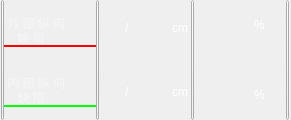
              <widget class="QWidget" name="widget_4" native="true">
               <property name="sizePolicy">
                <sizepolicy hsizetype="Fixed" vsizetype="Expanding">
                 <horstretch>0</horstretch>
                 <verstretch>0</verstretch>
                </sizepolicy>
               </property>
               <property name="minimumSize">
                <size>
                 <width>291</width>
                 <height>100</height>
                </size>
               </property>
               <property name="maximumSize">
                <size>
                 <width>291</width>
                 <height>187</height>
                </size>
               </property>
               <property name="styleSheet">
                <string notr="true"/>
               </property>
               <layout class="QGridLayout" name="gridLayout_17">
                <property name="margin">
                 <number>0</number>
                </property>
                <property name="spacing">
                 <number>0</number>
                </property>
                <item row="0" column="0">
                 <layout class="QGridLayout" name="gridLayout_16">
                  <property name="spacing">
                   <number>0</number>
                  </property>
                  <item row="0" column="0">
                   <widget class="QPushButton" name="pushButton_39">
                    <property name="minimumSize">
                     <size>
                      <width>3</width>
                      <height>120</height>
                     </size>
                    </property>
                    <property name="maximumSize">
                     <size>
                      <width>3</width>
                      <height>184</height>
                     </size>
                    </property>
                    <property name="text">
                     <string/>
                    </property>
                   </widget>
                  </item>
                  <item row="0" column="1">
                   <layout class="QVBoxLayout" name="verticalLayout_37">
                    <property name="spacing">
                     <number>0</number>
                    </property>
                    <item>
                     <spacer name="verticalSpacer_14">
                      <property name="orientation">
                       <enum>Qt::Vertical</enum>
                      </property>
                      <property name="sizeType">
                       <enum>QSizePolicy::Fixed</enum>
                      </property>
                      <property name="sizeHint" stdset="0">
                       <size>
                        <width>20</width>
                        <height>15</height>
                       </size>
                      </property>
                     </spacer>
                    </item>
                    <item>
                     <widget class="QLabel" name="label_9">
                      <property name="minimumSize">
                       <size>
                        <width>92</width>
                        <height>15</height>
                       </size>
                      </property>
                      <property name="maximumSize">
                       <size>
                        <width>92</width>
                        <height>15</height>
                       </size>
                      </property>
                      <property name="styleSheet">
                       <string notr="true">font: 75 10pt &quot;新宋体&quot;;
color: rgb(244, 244, 244);</string>
                      </property>
                      <property name="text">
                       <string> 外 部 纵 向</string>
                      </property>
                     </widget>
                    </item>
                    <item>
                     <widget class="QLabel" name="label_10">
                      <property name="minimumSize">
                       <size>
                        <width>92</width>
                        <height>15</height>
                       </size>
                      </property>
                      <property name="maximumSize">
                       <size>
                        <width>92</width>
                        <height>15</height>
                       </size>
                      </property>
                      <property name="styleSheet">
                       <string notr="true">font: 75 10pt &quot;新宋体&quot;;
color: rgb(244, 244, 244);</string>
                      </property>
                      <property name="text">
                       <string>    缺 陷</string>
                      </property>
                     </widget>
                    </item>
                    <item>
                     <widget class="QLabel" name="label_11">
                      <property name="minimumSize">
                       <size>
                        <width>92</width>
                        <height>2</height>
                       </size>
                      </property>
                      <property name="maximumSize">
                       <size>
                        <width>92</width>
                        <height>2</height>
                       </size>
                      </property>
                      <property name="styleSheet">
                       <string notr="true">background-color: rgb(255, 0, 0);</string>
                      </property>
                      <property name="text">
                       <string/>
                      </property>
                     </widget>
                    </item>
                    <item>
                     <spacer name="verticalSpacer_5">
                      <property name="orientation">
                       <enum>Qt::Vertical</enum>
                      </property>
                      <property name="sizeHint" stdset="0">
                       <size>
                        <width>20</width>
                        <height>20</height>
                       </size>
                      </property>
                     </spacer>
                    </item>
                    <item>
                     <widget class="QLabel" name="label_17">
                      <property name="minimumSize">
                       <size>
                        <width>92</width>
                        <height>15</height>
                       </size>
                      </property>
                      <property name="maximumSize">
                       <size>
                        <width>92</width>
                        <height>15</height>
                       </size>
                      </property>
                      <property name="styleSheet">
                       <string notr="true">font: 75 10pt &quot;新宋体&quot;;
color: rgb(244, 244, 244);</string>
                      </property>
                      <property name="text">
                       <string> 内 部 纵 向</string>
                      </property>
                     </widget>
                    </item>
                    <item>
                     <widget class="QLabel" name="label_16">
                      <property name="minimumSize">
                       <size>
                        <width>92</width>
                        <height>15</height>
                       </size>
                      </property>
                      <property name="maximumSize">
                       <size>
                        <width>92</width>
                        <height>15</height>
                       </size>
                      </property>
                      <property name="styleSheet">
                       <string notr="true">font: 75 10pt &quot;新宋体&quot;;
color: rgb(244, 244, 244);</string>
                      </property>
                      <property name="text">
                       <string>    缺 陷</string>
                      </property>
                     </widget>
                    </item>
                    <item>
                     <widget class="QLabel" name="label_15">
                      <property name="minimumSize">
                       <size>
                        <width>92</width>
                        <height>2</height>
                       </size>
                      </property>
                      <property name="maximumSize">
                       <size>
                        <width>92</width>
                        <height>2</height>
                       </size>
                      </property>
                      <property name="styleSheet">
                       <string notr="true">background-color: rgb(0, 255, 0);</string>
                      </property>
                      <property name="text">
                       <string/>
                      </property>
                     </widget>
                    </item>
                    <item>
                     <spacer name="verticalSpacer_32">
                      <property name="orientation">
                       <enum>Qt::Vertical</enum>
                      </property>
                      <property name="sizeType">
                       <enum>QSizePolicy::Fixed</enum>
                      </property>
                      <property name="sizeHint" stdset="0">
                       <size>
                        <width>20</width>
                        <height>13</height>
                       </size>
                      </property>
                     </spacer>
                    </item>
                   </layout>
                  </item>
                  <item row="0" column="2">
                   <widget class="QPushButton" name="pushButton_53">
                    <property name="minimumSize">
                     <size>
                      <width>3</width>
                      <height>120</height>
                     </size>
                    </property>
                    <property name="maximumSize">
                     <size>
                      <width>3</width>
                      <height>184</height>
                     </size>
                    </property>
                    <property name="text">
                     <string/>
                    </property>
                   </widget>
                  </item>
                  <item row="0" column="3">
                   <layout class="QVBoxLayout" name="verticalLayout_24">
                    <property name="spacing">
                     <number>0</number>
                    </property>
                    <item>
                     <spacer name="verticalSpacer_34">
                      <property name="orientation">
                       <enum>Qt::Vertical</enum>
                      </property>
                      <property name="sizeType">
                       <enum>QSizePolicy::Fixed</enum>
                      </property>
                      <property name="sizeHint" stdset="0">
                       <size>
                        <width>17</width>
                        <height>15</height>
                       </size>
                      </property>
                     </spacer>
                    </item>
                    <item>
                     <layout class="QHBoxLayout" name="horizontalLayout_2">
                      <property name="spacing">
                       <number>0</number>
                      </property>
                      <item>
                       <widget class="QLabel" name="labelOutVFeatureNum">
                        <property name="minimumSize">
                         <size>
                          <width>26</width>
                          <height>20</height>
                         </size>
                        </property>
                        <property name="maximumSize">
                         <size>
                          <width>26</width>
                          <height>20</height>
                         </size>
                        </property>
                        <property name="styleSheet">
                         <string notr="true">font: 13pt &quot;宋体&quot;;
color: rgb(255, 255, 255);</string>
                        </property>
                        <property name="text">
                         <string/>
                        </property>
                        <property name="alignment">
                         <set>Qt::AlignRight|Qt::AlignTrailing|Qt::AlignVCenter</set>
                        </property>
                       </widget>
                      </item>
                      <item>
                       <widget class="QLabel" name="label_50">
                        <property name="minimumSize">
                         <size>
                          <width>10</width>
                          <height>20</height>
                         </size>
                        </property>
                        <property name="maximumSize">
                         <size>
                          <width>10</width>
                          <height>20</height>
                         </size>
                        </property>
                        <property name="styleSheet">
                         <string notr="true">font: 20pt &quot;宋体&quot;;
color: rgb(255, 255, 255);</string>
                        </property>
                        <property name="text">
                         <string>/</string>
                        </property>
                       </widget>
                      </item>
                      <item>
                       <widget class="QLabel" name="labelOutVFeatureSize">
                        <property name="sizePolicy">
                         <sizepolicy hsizetype="Preferred" vsizetype="Fixed">
                          <horstretch>0</horstretch>
                          <verstretch>0</verstretch>
                         </sizepolicy>
                        </property>
                        <property name="minimumSize">
                         <size>
                          <width>37</width>
                          <height>26</height>
                         </size>
                        </property>
                        <property name="maximumSize">
                         <size>
                          <width>37</width>
                          <height>26</height>
                         </size>
                        </property>
                        <property name="layoutDirection">
                         <enum>Qt::RightToLeft</enum>
                        </property>
                        <property name="styleSheet">
                         <string notr="true">font: 13pt &quot;宋体&quot;;
color: rgb(255, 255, 255);</string>
                        </property>
                        <property name="text">
                         <string/>
                        </property>
                        <property name="alignment">
                         <set>Qt::AlignRight|Qt::AlignTrailing|Qt::AlignVCenter</set>
                        </property>
                       </widget>
                      </item>
                      <item>
                       <widget class="QLabel" name="label_54">
                        <property name="minimumSize">
                         <size>
                          <width>19</width>
                          <height>20</height>
                         </size>
                        </property>
                        <property name="maximumSize">
                         <size>
                          <width>19</width>
                          <height>20</height>
                         </size>
                        </property>
                        <property name="styleSheet">
                         <string notr="true">font: 15pt &quot;宋体&quot;;
color: rgb(255, 255, 255);</string>
                        </property>
                        <property name="text">
                         <string>cm</string>
                        </property>
                       </widget>
                      </item>
                     </layout>
                    </item>
                    <item>
                     <spacer name="verticalSpacer_4">
                      <property name="orientation">
                       <enum>Qt::Vertical</enum>
                      </property>
                      <property name="sizeHint" stdset="0">
                       <size>
                        <width>20</width>
                        <height>13</height>
                       </size>
                      </property>
                     </spacer>
                    </item>
                    <item>
                     <layout class="QHBoxLayout" name="horizontalLayout_11">
                      <property name="spacing">
                       <number>0</number>
                      </property>
                      <item>
                       <widget class="QLabel" name="labelInVFeatureNum">
                        <property name="minimumSize">
                         <size>
                          <width>26</width>
                          <height>20</height>
                         </size>
                        </property>
                        <property name="maximumSize">
                         <size>
                          <width>26</width>
                          <height>20</height>
                         </size>
                        </property>
                        <property name="styleSheet">
                         <string notr="true">font: 13pt &quot;宋体&quot;;
color: rgb(255, 255, 255);</string>
                        </property>
                        <property name="text">
                         <string/>
                        </property>
                        <property name="alignment">
                         <set>Qt::AlignRight|Qt::AlignTrailing|Qt::AlignVCenter</set>
                        </property>
                       </widget>
                      </item>
                      <item>
                       <widget class="QLabel" name="label_58">
                        <property name="minimumSize">
                         <size>
                          <width>10</width>
                          <height>20</height>
                         </size>
                        </property>
                        <property name="maximumSize">
                         <size>
                          <width>10</width>
                          <height>20</height>
                         </size>
                        </property>
                        <property name="styleSheet">
                         <string notr="true">font: 20pt &quot;宋体&quot;;
color: rgb(255, 255, 255);</string>
                        </property>
                        <property name="text">
                         <string>/</string>
                        </property>
                       </widget>
                      </item>
                      <item>
                       <widget class="QLabel" name="labelInVFeatureSize">
                        <property name="sizePolicy">
                         <sizepolicy hsizetype="Preferred" vsizetype="Fixed">
                          <horstretch>0</horstretch>
                          <verstretch>0</verstretch>
                         </sizepolicy>
                        </property>
                        <property name="minimumSize">
                         <size>
                          <width>37</width>
                          <height>26</height>
                         </size>
                        </property>
                        <property name="maximumSize">
                         <size>
                          <width>37</width>
                          <height>26</height>
                         </size>
                        </property>
                        <property name="layoutDirection">
                         <enum>Qt::RightToLeft</enum>
                        </property>
                        <property name="styleSheet">
                         <string notr="true">font: 13pt &quot;宋体&quot;;
color: rgb(255, 255, 255);</string>
                        </property>
                        <property name="text">
                         <string/>
                        </property>
                        <property name="alignment">
                         <set>Qt::AlignRight|Qt::AlignTrailing|Qt::AlignVCenter</set>
                        </property>
                       </widget>
                      </item>
                      <item>
                       <widget class="QLabel" name="label_60">
                        <property name="minimumSize">
                         <size>
                          <width>19</width>
                          <height>20</height>
                         </size>
                        </property>
                        <property name="maximumSize">
                         <size>
                          <width>19</width>
                          <height>20</height>
                         </size>
                        </property>
                        <property name="styleSheet">
                         <string notr="true">font: 15pt &quot;宋体&quot;;
color: rgb(255, 255, 255);</string>
                        </property>
                        <property name="text">
                         <string>cm</string>
                        </property>
                       </widget>
                      </item>
                     </layout>
                    </item>
                    <item>
                     <spacer name="verticalSpacer_35">
                      <property name="orientation">
                       <enum>Qt::Vertical</enum>
                      </property>
                      <property name="sizeType">
                       <enum>QSizePolicy::Fixed</enum>
                      </property>
                      <property name="sizeHint" stdset="0">
                       <size>
                        <width>17</width>
                        <height>15</height>
                       </size>
                      </property>
                     </spacer>
                    </item>
                   </layout>
                  </item>
                  <item row="0" column="4">
                   <widget class="QPushButton" name="pushButton_41">
                    <property name="minimumSize">
                     <size>
                      <width>3</width>
                      <height>120</height>
                     </size>
                    </property>
                    <property name="maximumSize">
                     <size>
                      <width>3</width>
                      <height>184</height>
                     </size>
                    </property>
                    <property name="text">
                     <string/>
                    </property>
                   </widget>
                  </item>
                  <item row="0" column="5">
                   <layout class="QVBoxLayout" name="verticalLayout_35">
                    <property name="spacing">
                     <number>0</number>
                    </property>
                    <item>
                     <spacer name="verticalSpacer_31">
                      <property name="orientation">
                       <enum>Qt::Vertical</enum>
                      </property>
                      <property name="sizeType">
                       <enum>QSizePolicy::Fixed</enum>
                      </property>
                      <property name="sizeHint" stdset="0">
                       <size>
                        <width>20</width>
                        <height>15</height>
                       </size>
                      </property>
                     </spacer>
                    </item>
                    <item>
                     <layout class="QHBoxLayout" name="horizontalLayout_17">
                      <property name="spacing">
                       <number>0</number>
                      </property>
                      <item>
                       <widget class="QLabel" name="labelOutVFeatureMax">
                        <property name="minimumSize">
                         <size>
                          <width>60</width>
                          <height>20</height>
                         </size>
                        </property>
                        <property name="maximumSize">
                         <size>
                          <width>60</width>
                          <height>20</height>
                         </size>
                        </property>
                        <property name="styleSheet">
                         <string notr="true">font: 14pt &quot;宋体&quot;;
color: rgb(255, 255, 255);</string>
                        </property>
                        <property name="text">
                         <string/>
                        </property>
                        <property name="alignment">
                         <set>Qt::AlignRight|Qt::AlignTrailing|Qt::AlignVCenter</set>
                        </property>
                       </widget>
                      </item>
                      <item>
                       <widget class="QLabel" name="label_90">
                        <property name="minimumSize">
                         <size>
                          <width>19</width>
                          <height>20</height>
                         </size>
                        </property>
                        <property name="maximumSize">
                         <size>
                          <width>19</width>
                          <height>20</height>
                         </size>
                        </property>
                        <property name="styleSheet">
                         <string notr="true">font: 13pt &quot;宋体&quot;;
color: rgb(255, 255, 255);</string>
                        </property>
                        <property name="text">
                         <string>%</string>
                        </property>
                       </widget>
                      </item>
                      <item>
                       <spacer name="horizontalSpacer_14">
                        <property name="orientation">
                         <enum>Qt::Horizontal</enum>
                        </property>
                        <property name="sizeType">
                         <enum>QSizePolicy::Fixed</enum>
                        </property>
                        <property name="sizeHint" stdset="0">
                         <size>
                          <width>13</width>
                          <height>20</height>
                         </size>
                        </property>
                       </spacer>
                      </item>
                     </layout>
                    </item>
                    <item>
                     <spacer name="verticalSpacer_3">
                      <property name="orientation">
                       <enum>Qt::Vertical</enum>
                      </property>
                      <property name="sizeHint" stdset="0">
                       <size>
                        <width>20</width>
                        <height>13</height>
                       </size>
                      </property>
                     </spacer>
                    </item>
                    <item>
                     <layout class="QHBoxLayout" name="horizontalLayout_18">
                      <property name="spacing">
                       <number>0</number>
                      </property>
                      <item>
                       <widget class="QLabel" name="labelInVFeatureMax">
                        <property name="minimumSize">
                         <size>
                          <width>60</width>
                          <height>20</height>
                         </size>
                        </property>
                        <property name="maximumSize">
                         <size>
                          <width>60</width>
                          <height>20</height>
                         </size>
                        </property>
                        <property name="styleSheet">
                         <string notr="true">font: 14pt &quot;宋体&quot;;
color: rgb(255, 255, 255);</string>
                        </property>
                        <property name="text">
                         <string/>
                        </property>
                        <property name="alignment">
                         <set>Qt::AlignRight|Qt::AlignTrailing|Qt::AlignVCenter</set>
                        </property>
                       </widget>
                      </item>
                      <item>
                       <widget class="QLabel" name="label_93">
                        <property name="minimumSize">
                         <size>
                          <width>19</width>
                          <height>20</height>
                         </size>
                        </property>
                        <property name="maximumSize">
                         <size>
                          <width>19</width>
                          <height>20</height>
                         </size>
                        </property>
                        <property name="styleSheet">
                         <string notr="true">font: 13pt &quot;宋体&quot;;
color: rgb(255, 255, 255);</string>
                        </property>
                        <property name="text">
                         <string>%</string>
                        </property>
                       </widget>
                      </item>
                      <item>
                       <spacer name="horizontalSpacer_15">
                        <property name="orientation">
                         <enum>Qt::Horizontal</enum>
                        </property>
                        <property name="sizeType">
                         <enum>QSizePolicy::Fixed</enum>
                        </property>
                        <property name="sizeHint" stdset="0">
                         <size>
                          <width>13</width>
                          <height>20</height>
                         </size>
                        </property>
                       </spacer>
                      </item>
                     </layout>
                    </item>
                    <item>
                     <spacer name="verticalSpacer_33">
                      <property name="orientation">
                       <enum>Qt::Vertical</enum>
                      </property>
                      <property name="sizeType">
                       <enum>QSizePolicy::Fixed</enum>
                      </property>
                      <property name="sizeHint" stdset="0">
                       <size>
                        <width>20</width>
                        <height>15</height>
                       </size>
                      </property>
                     </spacer>
                    </item>
                   </layout>
                  </item>
                  <item row="0" column="6">
                   <widget class="QPushButton" name="pushButton_42">
                    <property name="minimumSize">
                     <size>
                      <width>3</width>
                      <height>120</height>
                     </size>
                    </property>
                    <property name="maximumSize">
                     <size>
                      <width>3</width>
                      <height>184</height>
                     </size>
                    </property>
                    <property name="text">
                     <string/>
                    </property>
                   </widget>
                  </item>
                 </layout>
                </item>
               </layout>
              </widget>
